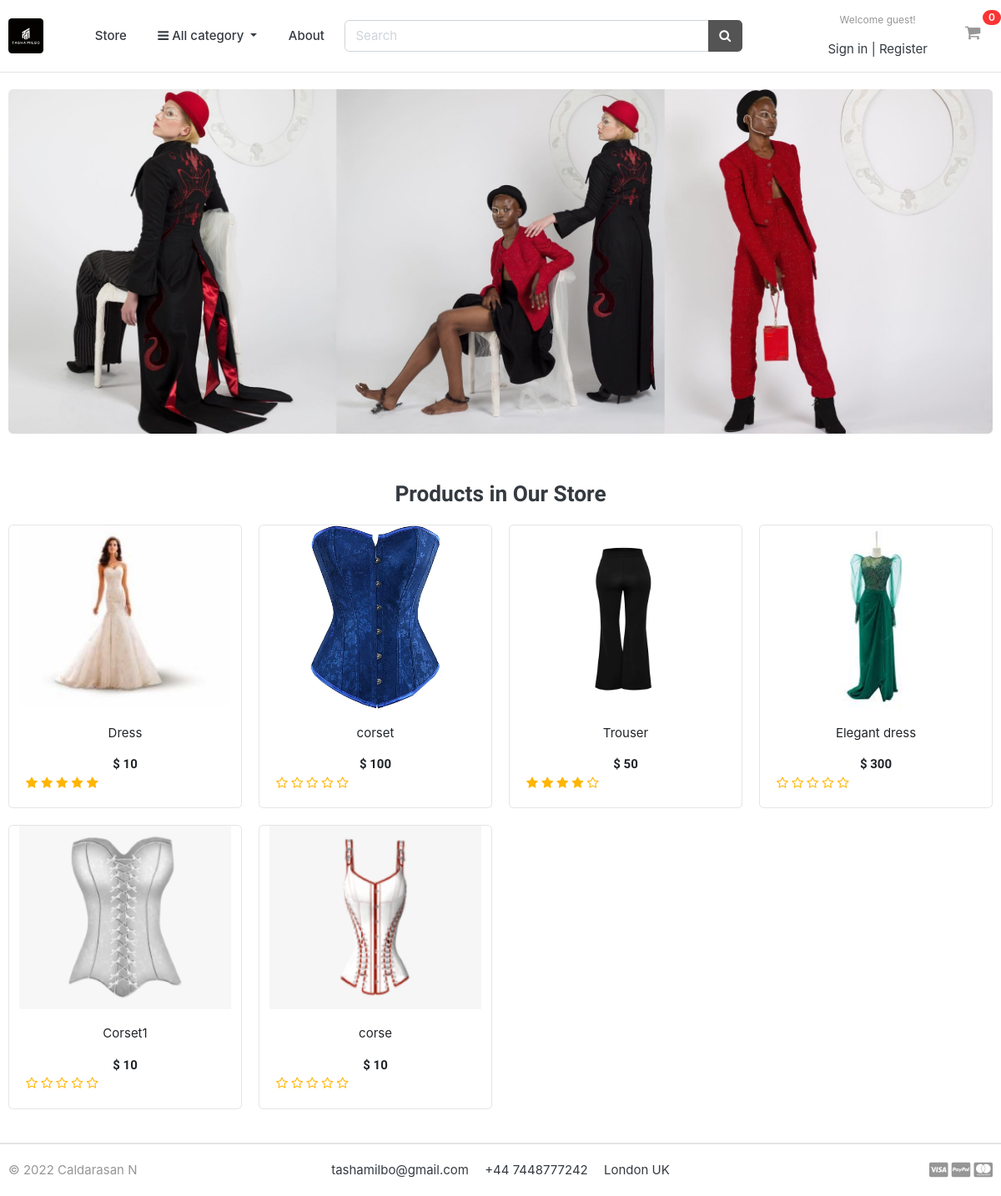
The app's page /, older data.
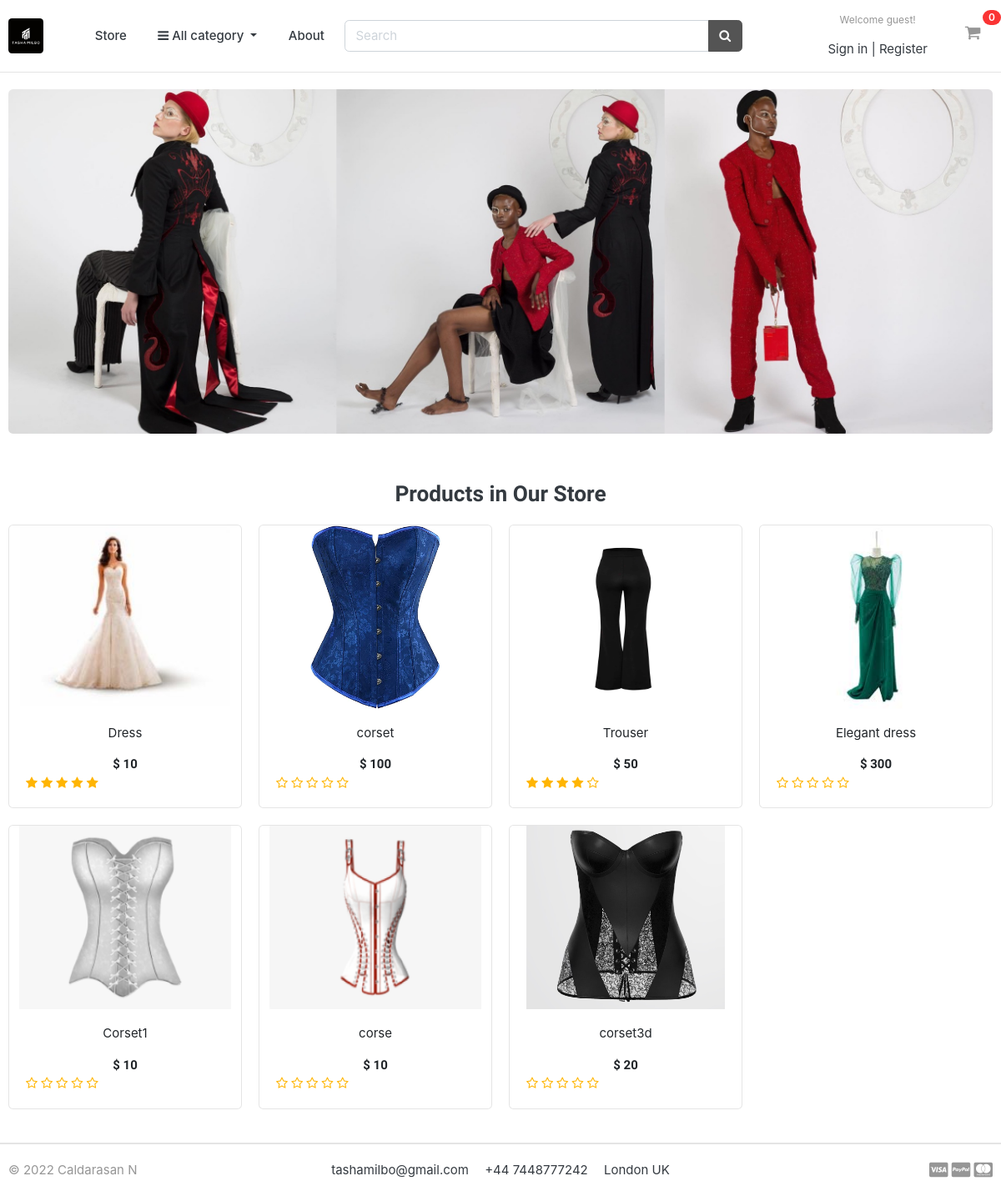
The same page, newer data.
### store/models.py (models this page shows, shortened)
class Product(models.Model):
    product_name = models.CharField(max_length=200, unique=True)
    slug = models.SlugField(max_length=200, unique=True)
    description = models.TextField(max_length=500, blank=True)
    price = models.IntegerField()
    images = models.ImageField(upload_to='photos/products')
    stock = models.IntegerField()
    is_available = models.BooleanField(default=True)
    category = models.ForeignKey(Category, on_delete=models.CASCADE)
    created_date = models.DateTimeField(auto_now_add=True)
    modified_date = models.DateTimeField(auto_now=True)
    def get_url(self):
        return reverse('product_detail', args=[self.category.slug, self.slug])
    def averageReview(self):
        reviews = ReviewRating.objects.filter(product=self, status=True).aggregate(average=Avg('rating'))
        avg = 0
        if reviews['average'] is not None:
            avg = float(reviews['average'])
        return avg

### tashamilbo/views.py (the view)
# urls.py: 2. Add a URL to urlpatterns:  path('', views.home, name='home')
def home(request):
    products = Product.objects.all().filter(is_available=True).order_by('created_date')
    for product in products:
        reviews = ReviewRating.objects.filter(product_id=product.id, status=True)
    context = {
        'products': products,
        'reviews': reviews,
    }
    return render (request, 'home.html', context)

### carts/context_processors.py (called while the page is built)
def counter(request):
    cart_count = 0
    if 'admin' in request.path:
        return {}
    else:
        try:
            cart = Cart.objects.filter(cart_id=_cart_id(request))
            if request.user.is_authenticated:
                cart_items = CartItem.objects.all().filter(user=request.user)
            else:
                cart_items = CartItem.objects.all().filter(cart=cart[:1])
            for cart_item in cart_items:
                cart_count += cart_item.quantity
        except Cart.DoesNotExist:
            cart_count = 0
    return dict(cart_count=cart_count)

### carts/views.py (called while the page is built)
def _cart_id(request):
    cart = request.session.session_key
    if not cart:
        cart = request.session.create()
    return cart

### category/context_processors.py (called while the page is built)
def menu_links(request):
    links = Category.objects.all()
    return dict(links=links)

### category/models.py (called while the page is built)
    def get_url(self):
        return reverse('products_by_category', args=[self.slug])

### templates/home.html
{% extends 'base.html' %}
{% load static %}
{% block content %}
<section class="section-intro padding-y-sm">
<div class="container">
<div class="intro-banner-wrap">
	<img src="{% static 'images/banners/banner.jpg' %}" class="img-fluid rounded">
</div>
</div>
</section>
<section class="section-name padding-y-sm">
<div class="container">
<header class="section-heading">
	<h3 class="text-center">Products in Our Store</h3>
</header>
<div class="row">
	{% for product in products %}
	<div class="col-md-3">
		<div class="card card-product-grid">
			<a href="{{ product.get_url }}" class="img-wrap"> <img src="{{ product.images.url }}"> </a>
			<figcaption class="info-wrap">
				<a href="{{ product.get_url }}" class="title"> {{ product.product_name }} </a>
				<div class="price mt-1 text-center">$ {{product.price }} </div>
				<div class="rating-star">
					<span>
						<i class="fa fa-star{% if product.averageReview < 0.5%}-o{% elif product.averageReview >= 0.5 and product.averageReview < 1 %}-half-o {% endif %}" aria-hidden="true"></i>
						<i class="fa fa-star{% if product.averageReview < 1.5%}-o{% elif product.averageReview >= 1.5 and product.averageReview < 2 %}-half-o {% endif %}" aria-hidden="true"></i>
						<i class="fa fa-star{% if product.averageReview < 2.5%}-o{% elif product.averageReview >= 2.5 and product.averageReview < 3 %}-half-o {% endif %}" aria-hidden="true"></i>
						<i class="fa fa-star{% if product.averageReview < 3.5%}-o{% elif product.averageReview >= 3.5 and product.averageReview < 4 %}-half-o {% endif %}" aria-hidden="true"></i>
						<i class="fa fa-star{% if product.averageReview < 4.5%}-o{% elif product.averageReview >= 4.5 and product.averageReview < 5 %}-half-o {% endif %}" aria-hidden="true"></i>
					</span>
				 </div>
			</figcaption>
		</div>
	</div>
	{% endfor %}
</div>
</div>
</section>
</body>
</html>
{% endblock %}

### templates/base.html (shortened to what this page needs)
{% load static %}
<!DOCTYPE HTML>
<html lang="en">
<head>
<link href="{% static 'css/bootstrap.css' %}" rel="stylesheet" type="text/css"/>
<link href="{% static 'fonts/fontawesome/css/all.min.css' %}" type="text/css" rel="stylesheet">
<link href="{% static 'css/ui.css' %}" rel="stylesheet" type="text/css"/>
<link href="{% static 'css/styles.css' %}" rel="stylesheet" type="text/css"/>
<link href="{% static 'css/responsive.css' %}" rel="stylesheet" media="only screen and (max-width: 1200px)" />
<link href="{% static 'css/custom.css' %}" rel="stylesheet" type="text/css"/>
<link rel="stylesheet" href="https://cdnjs.cloudflare.com/ajax/libs/font-awesome/4.7.0/css/font-awesome.min.css">
</head>
<body>
    {% include 'includes/navbar.html' %}
    {% block content %}{% endblock %}
    {% include 'includes/footer.html' %}

### templates/includes/navbar.html (shortened to what this page needs)
{% load static %}
<header class="section-header">
    <section class="header-main border-bottom">
        <div class="container">
    <div class="row align-items-center">
        <div class="col-lg-1 col-md-3 col-6">
            <a href="{% url 'home' %}" class="brand-wrap">
                <img class="logo" src="{% static './images/logo.ico' %}">
            </a>
        </div>
        <a href="{% url 'store' %}" class="btn btn-transparent">Store</a>
        <div class="col-lg col-sm col-md col-6 flex-grow-0">
            <div class="category-wrap dropdown d-inline-block float-right">
                <button type="button" class="btn btn-transparent dropdown-toggle" data-toggle="dropdown">
                    <i class="fa fa-bars"></i> All category
                </button>
            </div>
        </div>
        <a href="{% url 'about' %}" class="btn btn-transparent">About</a>
        <div class="col-lg col-md-6 col-sm-12 col">
            <form action="{% url 'search' %}" class="search" method="GET">
                <div class="input-group w-100">
                    <input type="text" class="form-control" style="width:60%;" placeholder="Search" name="keyword">
                    <div class="input-group-append">
                      <button class="btn btn-secondary" type="submit">
                        <i class="fa fa-search"></i>
                      </button>
                    </div>
                </div>
            </form>
        </div>
        <div class="col-lg-3 col-sm-6 col-8 order-2 order-lg-3">
                    <div class="d-flex justify-content-end mb-3 mb-lg-0">
                        {% if user.id is None %}
                            <div class="widget-header">
                                <small class="title text-muted">Welcome guest!</small>
                                <div>
                                    <a href="{% url 'login' %}">Sign in</a> <span class="dark-transp"> | </span>
                                    <a href="{% url 'register' %}"> Register</a>
                                </div>
                            </div>
                        {% endif %}
                        <a href="{% url 'cart' %}" class="widget-header pl-3 ml-3">
                            <div class="icon icon-sm"><i class="fa fa-shopping-cart"></i></div>
                            <span class="badge badge-pill badge-danger notify"> {{cart_count}} </span>
                        </a>
                    </div>
                </div>
    </div>
        </div>
    </section>
    </header>

### templates/includes/footer.html (shortened to what this page needs)
<footer class="section-footer border-top">
	<div class="container">
		<section class="footer-bottom border-top row">
			<div class="col-md-2">
				<p class="text-muted"> &copy 2022 Caldarasan N</p>
			</div>
			<div class="col-md-8 text-md-center">
				<span  class="px-2">tashamilbo@gmail.com</span>
				<span  class="px-2">+44 7448777242</span>
				<span  class="px-2">London UK</span>
			</div>
			<div class="col-md-2 text-md-right text-muted">
				<i class="fab fa-lg fa-cc-visa"></i>
				<i class="fab fa-lg fa-cc-paypal"></i>
				<i class="fab fa-lg fa-cc-mastercard"></i>
			</div>
		</section>
	</div>
</footer>
</body>
</html>

### static/css/ui.css (style rules this page uses)
html { font-family: "Inter", sans-serif; font-size: 15px; }
.img-wrap { text-align: center; display: block; }
.img-wrap img { max-width: 100%; }
.icon-xs, .icon-sm, .icon-md, .icon-lg { display: inline-block; text-align: center; flex-shrink: 0; flex-grow: 0; }
.icon-sm { width: 48px; height: 48px; line-height: 48px !important; font-size: 20px; }
.padding-y-sm { padding-top: 20px; padding-bottom: 20px; }
.section-heading { margin-bottom: 20px; margin-top: 15px; }
p:last-child { margin-bottom: 0; }
.header-main { position: relative; padding-top: 1rem; padding-bottom: 1rem; }
.brand-wrap .logo, .navbar-brand .logo { margin-right: 7px; max-height: 42px; display: inline-block; }
.widget-header { display: inline-block; vertical-align: middle; position: relative; }
.widget-header a { color: #343a40; }
.widget-header i { color: #969696; }
.widget-header .title { display: block; }
.widget-header .notify { position: absolute; top: -3px; right: -10px; }
.footer-bottom { padding-top: 20px; padding-bottom: 20px; }
[class*=card-product] a.title { color: #212529; display: block; }
[class*=card-product] .img-wrap { overflow: hidden; position: relative; }
[class*=card-product] .img-wrap img { height: 100%; max-width: 100%; width: auto; display: inline-block; -o-object-fit: cover; object-fit: cover; }
.card-product-grid { margin-bottom: 20px; }
.card-product-grid .img-wrap { border-radius: 0.2rem 0.2rem 0 0; height: 220px; }
.card-product-grid .info-wrap { overflow: hidden; padding: 18px 20px; }
.card .img-wrap { overflow: hidden; }
.notify { position: absolute; top: -4px; right: -10px; display: inline-block; padding: 0.25em 0.6em; font-size: 12px; line-height: 1; text-align: center; border-radius: 3rem; color: #fff; background-color: #fa3434; }
.price { font-weight: 600; color: #212529; }

### static/css/styles.css (style rules this page uses)
.text-center { font-family: 'Kaushan Script', cursive; }
.logo { border-radius: 10%; }
img:not(.logo) { width: 100%; }
img { display: block; }
.title { text-align: center; margin-bottom: 1rem; }

### static/css/custom.css (style rules this page uses)
.rating-star i { color: #ffb503 !important; }

Row changes from the older to the newer data that the page shows:
added Product: images (picture), product_name "corset3d", price "20"
